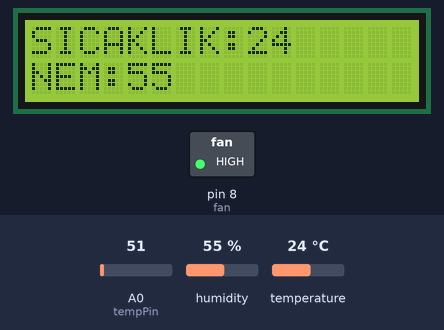
This sketch was run on a simulated Arduino Uno, built with avr-gcc and run on an emulated ATmega328P. On the bench: 16×2 character LCD, switched loads named in the sketch (green lamp = pin HIGH). The inputs (shaded band) are chosen by the test bench; at power-on: A0 (tempPin) = 51, humidity 55 %, temperature 24 °C. What the sketch prints to the serial monitor is not drawn.

Above: at 2.1 s.
2.2 s: A0 (tempPin) set to 71
At 8.0 s:
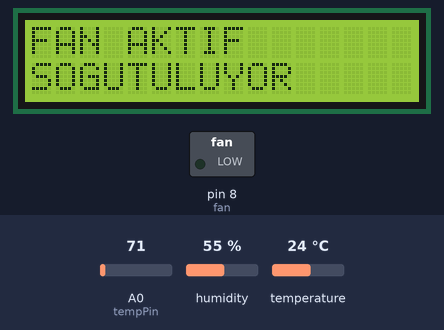
8.3 s: humidity set to 22 %
At 11.5 s:
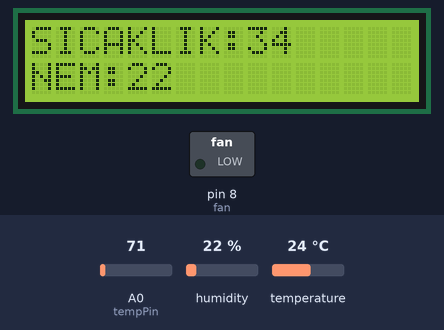
13.7 s: A0 (tempPin) set to 61
At 16.1 s:
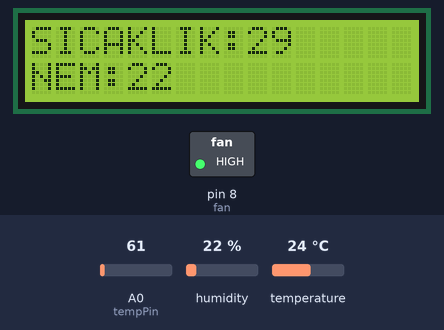
17.2 s: humidity set to 40 %
At 21.0 s:
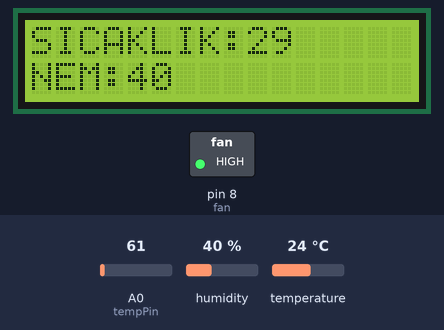
21.3 s: humidity set to 68 %
At 25.1 s:
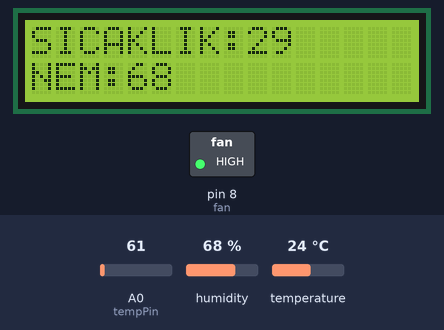
25.4 s: A0 (tempPin) set to 86
At 27.3 s:
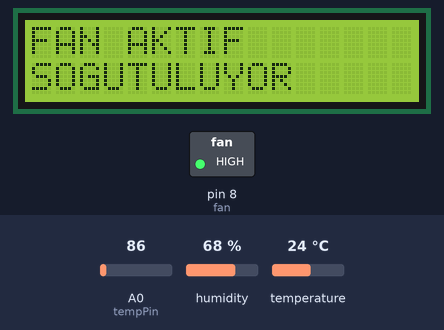
Timing chart, 0 to 28.9 s (numbered marks = the images above; inputs shaded):
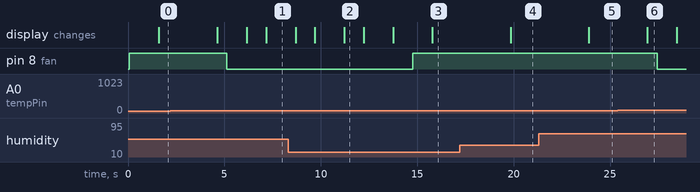

Measured:
- the behaviour switches between 63 and 64 on A0 (tempPin) (found by bisection; images 0 and 1)
- after the input at 2.2 s, pin 8 (fan): HIGH → LOW after 2.9 s; the display: changes after 2.4 s (image 1)
- after the input at 8.3 s, the display: first differs from a run without the input after 2.9 s (image 2)
- after the input at 13.7 s, pin 8 (fan): LOW → HIGH after 1.1 s
- after the input at 17.2 s, the display: changes after 2.6 s (image 4)
- after the input at 21.3 s, the display: changes after 2.6 s (image 5)
- after the input at 25.4 s, pin 8 (fan): HIGH → LOW after 2.0 s; the display: changes after 1.5 s (image 6)

The sketch:

Akilli_depo_uygulmas_.ino
```cpp
#include "DHT.h"

#include <LiquidCrystal.h>
#include<SoftwareSerial.h>
LiquidCrystal lcd(2, 3, 4, 5, 6,7);
const int fan = 8;
const int DHT11_Sesnor = 9;
SoftwareSerial mySerial(10,11);
const int tempPin = A0;
#define DHTTYPE DHT11
DHT dht(DHT11_Sesnor, DHTTYPE);
int val;
int humudity_value;
int cel ;
int mv;
void setup()
{
  Serial.begin(9600);
  mySerial.begin(9600);
  pinMode(fan, OUTPUT);
  lcd.begin(16, 2);
  lcd.print("AKILLI DEPO ");
  lcd.setCursor(0,2);
  lcd.print("IZLEME SISTEMI");
  digitalWrite(fan, HIGH);
  dht.begin();
}
void loop()
{
  readtemperature();
  readDTH11_Sesnor();
  lcd.clear();
  lcd.print("SICAKLIK:" + String(cel) );
  lcd.setCursor(0,2);
  lcd.print("NEM:" + String(humudity_value) );
  delay(500);

}

void readtemperature()
{
  val = analogRead(tempPin);
   mv = ( val/1024.0)*5000;
   cel = mv/10;
  Serial.print("SICAKLIK = ");
  Serial.print(cel);
  Serial.print("*C");
  Serial.println();
  delay(500);

  if(cel >30 )
  {
      lcd.clear();
  lcd.print("FAN AKTIF ");
  lcd.setCursor(0,2);
 lcd.print("SOGUTULUYOR ");
  delay(500);
    digitalWrite(fan, LOW);
  }
  else
  {
    digitalWrite(fan, HIGH);
  }
}

void readDTH11_Sesnor()
{

  // Reading temperature or humidity takes about 250 milliseconds!
  humudity_value = dht.readHumidity();

  // Check if any reads failed and exit early (to try again).
  if (isnan(humudity_value))
  {
    Serial.println(("DHT SENSORU OKUNAMADI!"));
    return;
  }
  Serial.print((" NEM: "));
  Serial.print(humudity_value);
  Serial.print(("%"));

  Serial.print("\n");
  delay(1000);
}
```
